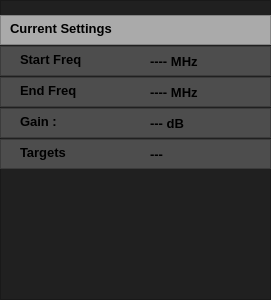
   <widget class="QFrame" name="frame_8">
    <property name="geometry">
     <rect>
      <x>1644</x>
      <y>120</y>
      <width>271</width>
      <height>300</height>
     </rect>
    </property>
    <property name="styleSheet">
     <string notr="true">QFrame{
background-color:#202020;



}</string>
    </property>
    <property name="frameShape">
     <enum>QFrame::Shape::StyledPanel</enum>
    </property>
    <property name="frameShadow">
     <enum>QFrame::Shadow::Raised</enum>
    </property>
    <widget class="QFrame" name="frame_29">
     <property name="geometry">
      <rect>
       <x>0</x>
       <y>46</y>
       <width>271</width>
       <height>30</height>
      </rect>
     </property>
     <property name="styleSheet">
      <string notr="true">QFrame{
	background-color: rgb(77, 77, 77);
}</string>
     </property>
     <property name="frameShape">
      <enum>QFrame::Shape::StyledPanel</enum>
     </property>
     <property name="frameShadow">
      <enum>QFrame::Shadow::Raised</enum>
     </property>
     <widget class="QLabel" name="label_77">
      <property name="geometry">
       <rect>
        <x>20</x>
        <y>5</y>
        <width>71</width>
        <height>16</height>
       </rect>
      </property>
      <property name="font">
       <font>
        <pointsize>10</pointsize>
        <bold>true</bold>
       </font>
      </property>
      <property name="text">
       <string>Start Freq</string>
      </property>
     </widget>
     <widget class="QLabel" name="label_32">
      <property name="geometry">
       <rect>
        <x>150</x>
        <y>0</y>
        <width>91</width>
        <height>30</height>
       </rect>
      </property>
      <property name="font">
       <font>
        <pointsize>10</pointsize>
        <bold>true</bold>
       </font>
      </property>
      <property name="styleSheet">
       <string notr="true">QLabel{

background-color: rgba( 255, 255, 255, 0% );
}</string>
      </property>
      <property name="text">
       <string>---- MHz </string>
      </property>
     </widget>
    </widget>
    <widget class="QFrame" name="frame_30">
     <property name="geometry">
      <rect>
       <x>0</x>
       <y>77</y>
       <width>271</width>
       <height>30</height>
      </rect>
     </property>
     <property name="styleSheet">
      <string notr="true">QFrame{
	background-color: rgb(77, 77, 77);
}</string>
     </property>
     <property name="frameShape">
      <enum>QFrame::Shape::StyledPanel</enum>
     </property>
     <property name="frameShadow">
      <enum>QFrame::Shadow::Raised</enum>
     </property>
     <widget class="QLabel" name="label_78">
      <property name="geometry">
       <rect>
        <x>20</x>
        <y>5</y>
        <width>71</width>
        <height>16</height>
       </rect>
      </property>
      <property name="font">
       <font>
        <pointsize>10</pointsize>
        <bold>true</bold>
       </font>
      </property>
      <property name="text">
       <string>End Freq</string>
      </property>
     </widget>
     <widget class="QLabel" name="label_30">
      <property name="geometry">
       <rect>
        <x>150</x>
        <y>0</y>
        <width>91</width>
        <height>30</height>
       </rect>
      </property>
      <property name="font">
       <font>
        <pointsize>10</pointsize>
        <bold>true</bold>
       </font>
      </property>
      <property name="styleSheet">
       <string notr="true">QLabel{

background-color: rgba( 255, 255, 255, 0% );
}</string>
      </property>
      <property name="text">
       <string>---- MHz </string>
      </property>
     </widget>
    </widget>
    <widget class="QFrame" name="frame_31">
     <property name="geometry">
      <rect>
       <x>0</x>
       <y>108</y>
       <width>271</width>
       <height>30</height>
      </rect>
     </property>
     <property name="styleSheet">
      <string notr="true">QFrame{
	background-color: rgb(77, 77, 77);
}</string>
     </property>
     <property name="frameShape">
      <enum>QFrame::Shape::StyledPanel</enum>
     </property>
     <property name="frameShadow">
      <enum>QFrame::Shadow::Raised</enum>
     </property>
     <widget class="QLabel" name="label_79">
      <property name="geometry">
       <rect>
        <x>20</x>
        <y>5</y>
        <width>71</width>
        <height>16</height>
       </rect>
      </property>
      <property name="font">
       <font>
        <pointsize>10</pointsize>
        <bold>true</bold>
       </font>
      </property>
      <property name="text">
       <string>Gain :</string>
      </property>
     </widget>
     <widget class="QLabel" name="label_27">
      <property name="geometry">
       <rect>
        <x>150</x>
        <y>0</y>
        <width>91</width>
        <height>30</height>
       </rect>
      </property>
      <property name="font">
       <font>
        <pointsize>10</pointsize>
        <bold>true</bold>
       </font>
      </property>
      <property name="styleSheet">
       <string notr="true">QLabel{

background-color: rgba( 255, 255, 255, 0% );
}</string>
      </property>
      <property name="text">
       <string>--- dB</string>
      </property>
     </widget>
    </widget>
    <widget class="QFrame" name="frame_32">
     <property name="geometry">
      <rect>
       <x>0</x>
       <y>139</y>
       <width>271</width>
       <height>30</height>
      </rect>
     </property>
     <property name="styleSheet">
      <string notr="true">QFrame{
	background-color: rgb(77, 77, 77);
}</string>
     </property>
     <property name="frameShape">
      <enum>QFrame::Shape::StyledPanel</enum>
     </property>
     <property name="frameShadow">
      <enum>QFrame::Shadow::Raised</enum>
     </property>
     <widget class="QLabel" name="label_80">
      <property name="geometry">
       <rect>
        <x>20</x>
        <y>5</y>
        <width>71</width>
        <height>16</height>
       </rect>
      </property>
      <property name="font">
       <font>
        <pointsize>10</pointsize>
        <bold>true</bold>
       </font>
      </property>
      <property name="text">
       <string>Targets</string>
      </property>
     </widget>
     <widget class="QLabel" name="label_25">
      <property name="geometry">
       <rect>
        <x>150</x>
        <y>0</y>
        <width>91</width>
        <height>30</height>
       </rect>
      </property>
      <property name="font">
       <font>
        <pointsize>10</pointsize>
        <bold>true</bold>
       </font>
      </property>
      <property name="styleSheet">
       <string notr="true">QLabel{

background-color: rgba( 255, 255, 255, 0% );
}</string>
      </property>
      <property name="text">
       <string>---</string>
      </property>
     </widget>
    </widget>
    <widget class="QFrame" name="frame_33">
     <property name="geometry">
      <rect>
       <x>0</x>
       <y>15</y>
       <width>271</width>
       <height>30</height>
      </rect>
     </property>
     <property name="styleSheet">
      <string notr="true">QFrame{
background-color:rgb(170, 170, 170);
}</string>
     </property>
     <property name="frameShape">
      <enum>QFrame::Shape::StyledPanel</enum>
     </property>
     <property name="frameShadow">
      <enum>QFrame::Shadow::Raised</enum>
     </property>
     <widget class="QLabel" name="label_81">
      <property name="geometry">
       <rect>
        <x>10</x>
        <y>5</y>
        <width>121</width>
        <height>16</height>
       </rect>
      </property>
      <property name="font">
       <font>
        <pointsize>10</pointsize>
        <bold>true</bold>
       </font>
      </property>
      <property name="text">
       <string>Current Settings</string>
      </property>
     </widget>
    </widget>
   </widget>
